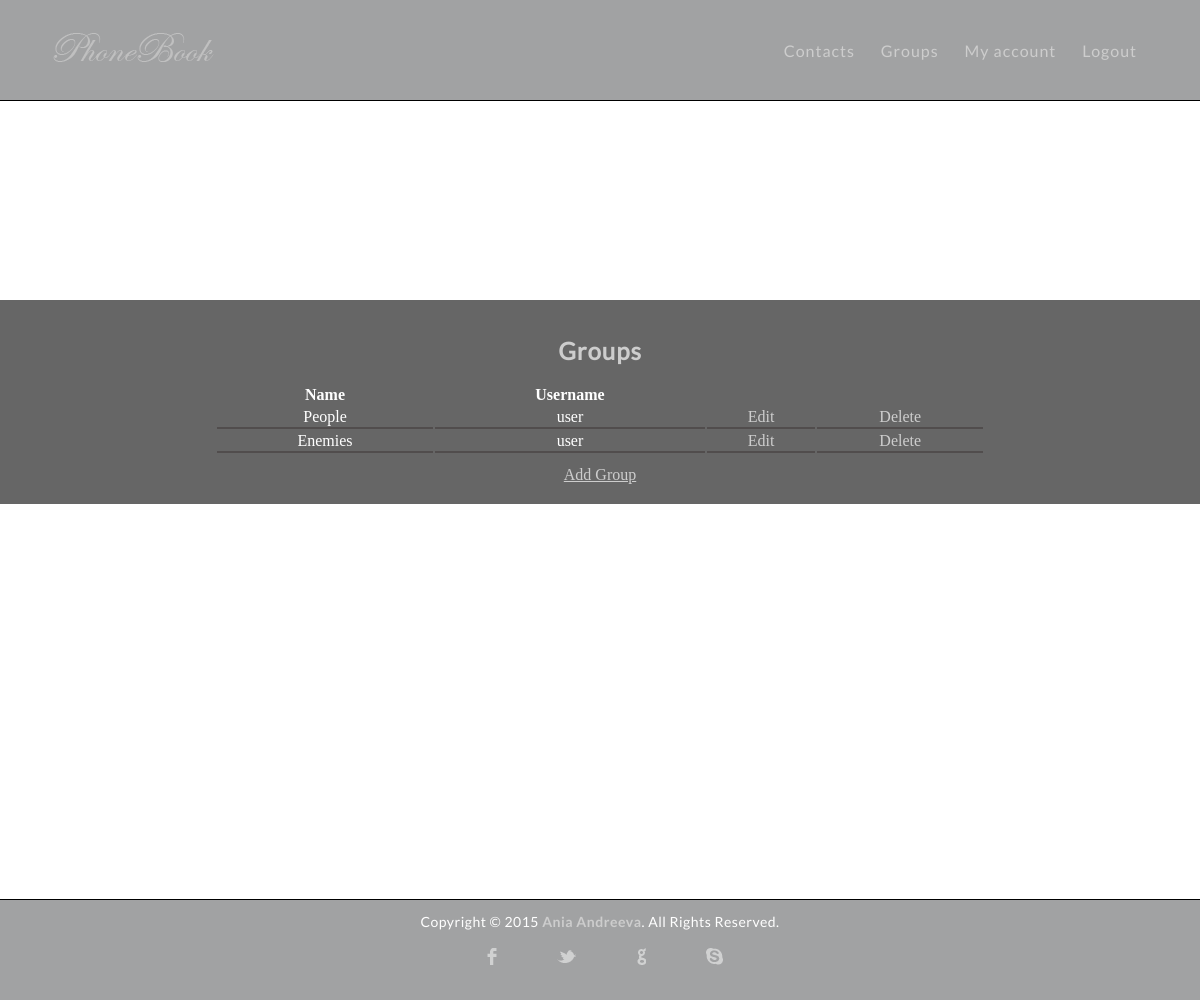
The app's page /groups.php (signed in) with its own data.
### tables this page shows
CREATE TABLE `groups` (
  `id` int(11) NOT NULL,
  `userId` int(11) NOT NULL,
  `name` varchar(25) NOT NULL
);

CREATE TABLE `users` (
  `id` int(11) NOT NULL,
  `is_admin` tinyint(1) NOT NULL,
  `username` varchar(150) NOT NULL,
  `password` varchar(150) NOT NULL
);

### repositories/groups_repository.php (called while the page is built, shortened)
<?php
require_once 'models/group.php';
class GroupsRepository
{
    private $connection;
    function __construct()
    {
        $url = 'localhost';
        $dbUsername = 'root';
        $dbPass = '';
        $dbName = 'phonebook';
        $this->connection = new mysqli($url, $dbUsername, $dbPass, $dbName);
        mysqli_set_charset($this->connection, 'utf-8');
    }
    function getAll()
    {
        $result = $this->connection->query("SELECT * FROM `groups` ORDER BY id");
        $groups = array();
        while ($row = $result->fetch_assoc()) {
            $group = new Group();
            $group->setId($row["id"]);
            $group->setUserId($row["userId"]);
            $group->setName($row["name"]);
            array_push($groups, $group);
        }
        return $groups;
    }
    function getAllByUserId($userId)
    {
        $groups = $this->getAll();
        $gr = array();
        foreach ($groups as $g) {
            if ($g->getUserId() == $userId) {
                array_push($gr, $g);
            }
        }
        return $gr;
    }
}

### models/group.php (called while the page is built, shortened)
<?php
class Group{
    private $id;
    private $userId;
    private $name;
    public function getId()
    {
        return $this->id;
    }
    public function getUserId()
    {
        return $this->userId;
    }
    public function getName()
    {
        return $this->name;
    }
    public function setId($id)
    {
        $this->id = $id;
    }
    public function setUserId($userId)
    {
        $this->userId = $userId;
    }
    public function setName($name)
    {
        $this->name = $name;
    }
}

### repositories/users_repository.php (called while the page is built, shortened)
<?php
require_once 'models/user.php';
class UsersRepository
{
	private $connection;
	public function __construct()
	{
		$url='localhost';
		$dbUsername='root';
		$dbPass='';
		$dbName='phonebook';
		$this->connection = new mysqli($url, $dbUsername, $dbPass, $dbName);
		mysqli_set_charset($this->connection, 'utf8');
	}
	function getById($id){
		$users = $this->getAll();
		foreach ($users as $u) {
			if ($u->getId()==$id) {
				return $u;
			}
		}
		return null;
	}
	function getAll(){
		$result =$this->connection->query("SELECT * FROM `users` ORDER BY id");
		$users= array();
		while($row = $result->fetch_assoc()){
			$user= new User();
			$user-> setId($row["id"]);
			$user->setUsername($row["username"]);
			$user->setPassword($row["password"]);
			$user->setIsAdmin($row["is_admin"]);
			array_push($users, $user);
		}
		return $users;
	}
}

### models/user.php (called while the page is built, shortened)
<?php
class User
{
	private $id;
	private $username;
	public function getId(){
		return $this->id;
	}
	public function getUsername(){
		return $this->username;
	}
	public function setId($id){
		$this->id=$id;
	}
	public function setUsername($username){
		$this->username=$username;
	}
}

### groups.php (the view, shortened to what this page needs)
<?php
require_once '/shared/header.php';
?>
<div class="container-center" >
    <div class="wrapper">
        <h2>Groups</h2>
        <table>
            <thead>
            <th>Name</th>
            <th>Username</th>
            <th></th>
            </thead>
<?php
    require_once '/repositories/groups_repository.php';
    require_once '/repositories/users_repository.php';
            $groupsRep = new GroupsRepository();
            $usersRep= new UsersRepository();
            if ($_SESSION["LoggedUserIsAdmin"]):
                $groups = $groupsRep->getAll();
            else:
                $groups = $groupsRep->getAllByUserId($_SESSION["LoggedUserId"]);
            endif;
            foreach ($groups as $g) :
                ?>
                <tbody>
                <tr>
                    <td><?= $g->getName()?></td>
                    <td><?=$usersRep->getById($g->getUserId())->getUsername()?></td>
                    <td><a href="edit_group.php?id=<?= $g->getId(); ?>">Edit</a></td>
                    <td><a href="delete_group.php?id=<?= $g->getId(); ?>">Delete</a></td>
                </tr>
                </tbody>
                <?php
            endforeach;
            ?>
        </table>
        <a href="add_group.php" class="left-aligned">Add Group</a>
    </div>
</div>
<?php
require_once '/shared/footer.php';
?>

### css/styles.css (style rules this page uses)
html { position: relative; min-height: 100%; }
body { background: url('../img/bg.jpg') no-repeat center center fixed; background-size: cover; margin: 0 0 100px; }
.wrapper { max-width: 1100px; margin: 0 auto; position: relative; }
.wrapper:after { content: ""; clear: both; display: block; }
.wrapper .left-aligned { display: inline-block; }
.wrapper a { color: #cdcdcd; }
.wrapper table { color: #fff; width: 70%; margin: 1% auto; }
.wrapper table tr td { border-bottom: 2px solid #514d4d; }
.wrapper table a { color: #cdcdcd; text-decoration: none; }
h1, h2, h3, h4, h5 ,h6, p { color: #cdcdcd; font-family: "lato-regular", Helvetica, Arial, sans-serif; letter-spacing: 1px; }
h2 { font-size: 1.5em; margin: .75em 0 }
h1, h2, h3, h4, h5, h6 { font-weight: bolder }
.container-center { width: 100%; margin: 0 auto; text-align: center; position: absolute; top: 30%; background: rgba(0, 0, 0, .6); padding: 20px; box-sizing: border-box; }

### records on screen
groups: name "People", userId.username "user"
groups: name "Enemies", userId.username "user"
